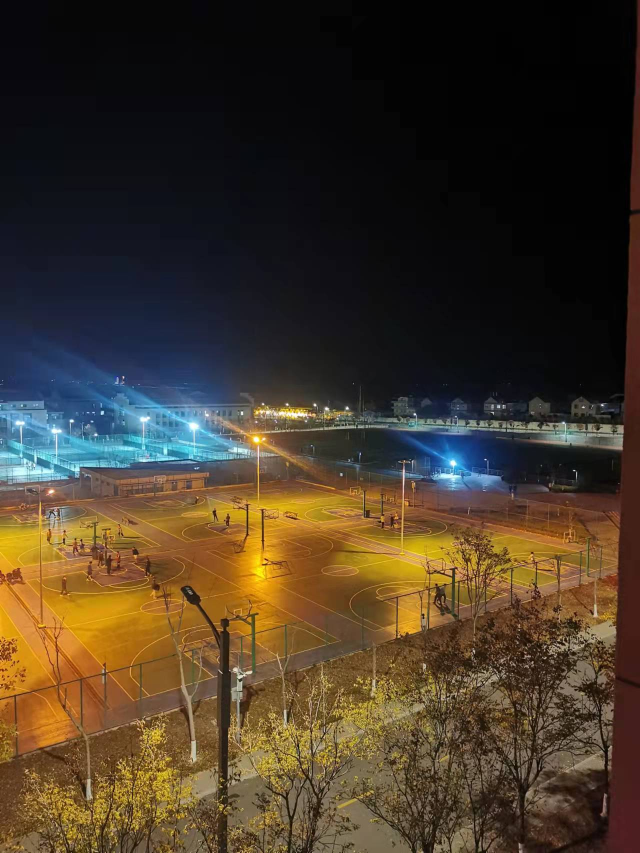
#> input picture exp10/images/court5.jpg, 1279 x 1706 px (shown at 1/2 size)
$ python -i sift.py   (imports and definitions only)
#> lines starting #> are read from the running program, lines starting #| are printed output that depends on the picture
# -*- coding: utf-8 -*-
"""
Created on Fri Nov 12 11:17:18 2021

@author: 张文浩
"""

import cv2
import time

def sift(filename):
#> called with filename = 'images/court5.jpg'
    img = cv2.resize(cv2.imread(filename),(330,440)) #  读取文件
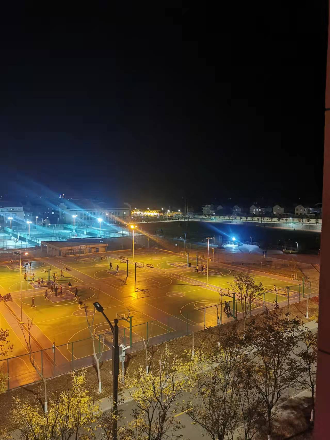
#> img: shape (440, 330, 3); mean B, G, R 39.5, 55.7, 68.5
    img = cv2.cvtColor(img, cv2.COLOR_BGR2GRAY) # 转化为灰度图
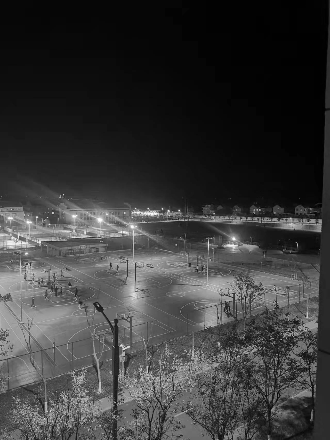
#> img: shape (440, 330); min 0, max 254, mean 57.6
#> (the run stopped early here; a loop or call above may not have finished)

$ run again, on exp10/images/court1.jpg
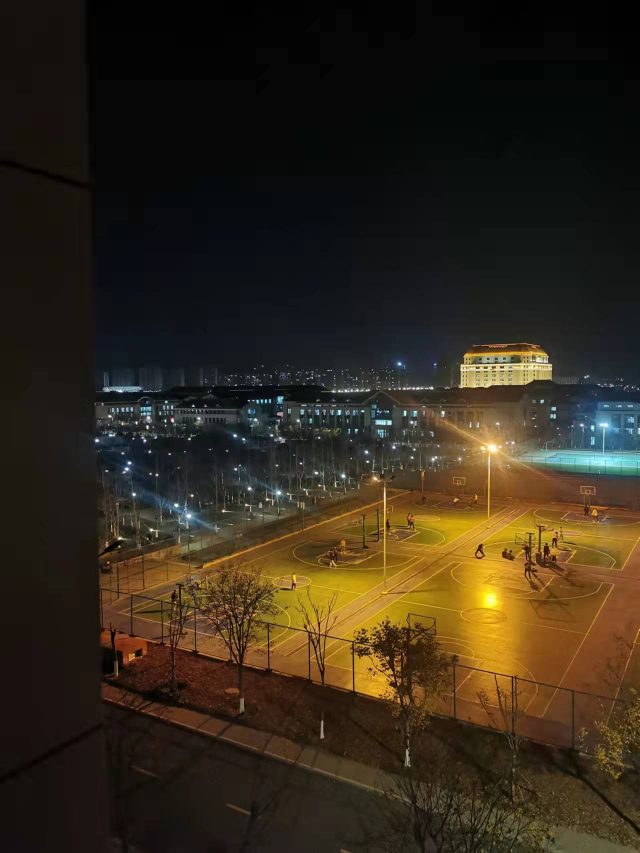
#> input picture exp10/images/court1.jpg, 1279 x 1706 px (shown at 1/2 size)
#> in sift, `img = cv2.resize(cv2.imread(filename),(330,440))`:
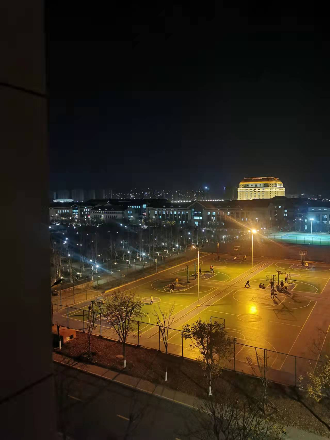
#> img: shape (440, 330, 3); mean B, G, R 26.1, 40.6, 50.3
#> in sift, `img = cv2.cvtColor(img, cv2.COLOR_BGR2GRAY)`:
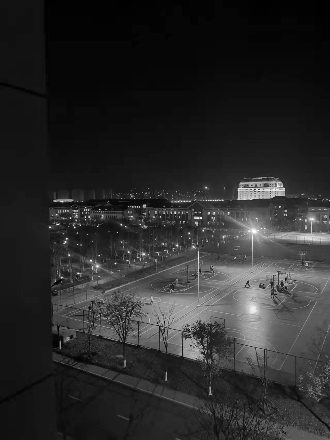
#> img: shape (440, 330); min 0, max 253, mean 41.9

$ run again, on exp10/images/court2.jpg
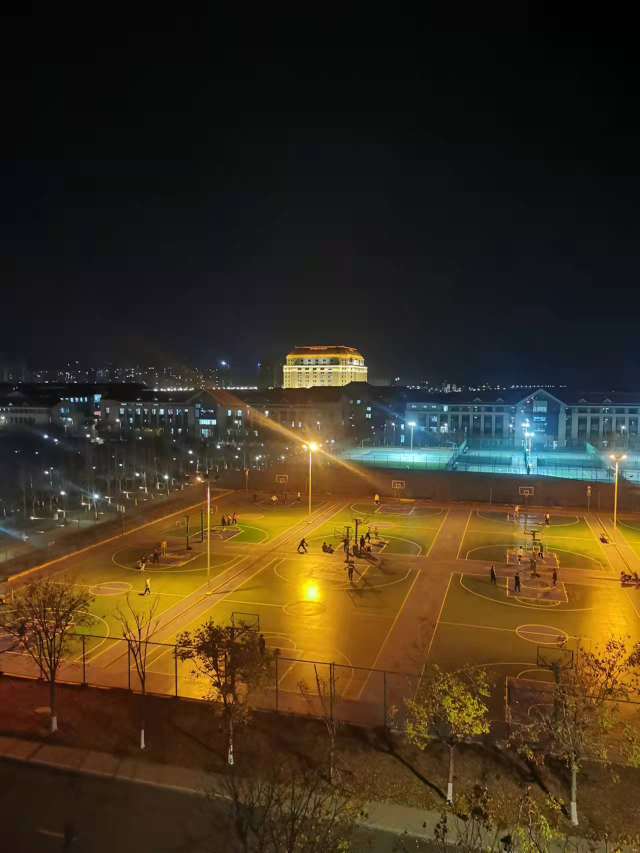
#> input picture exp10/images/court2.jpg, 1279 x 1706 px (shown at 1/2 size)
#> in sift, `img = cv2.resize(cv2.imread(filename),(330,440))`:
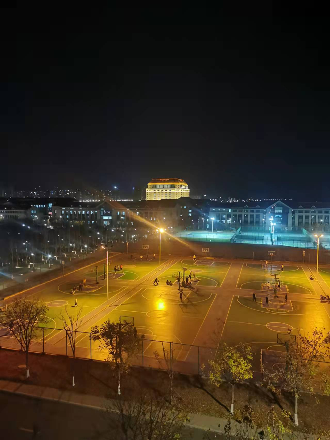
#> img: shape (440, 330, 3); mean B, G, R 29.7, 50.5, 64.1
#> in sift, `img = cv2.cvtColor(img, cv2.COLOR_BGR2GRAY)`:
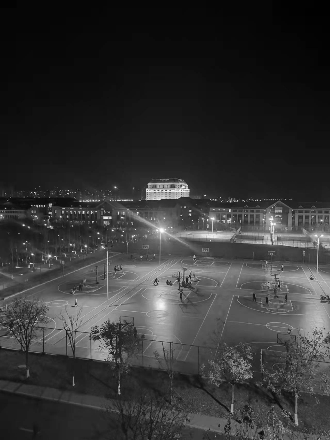
#> img: shape (440, 330); min 1, max 252, mean 52.2

$ run again, on exp10/images/court3.jpg
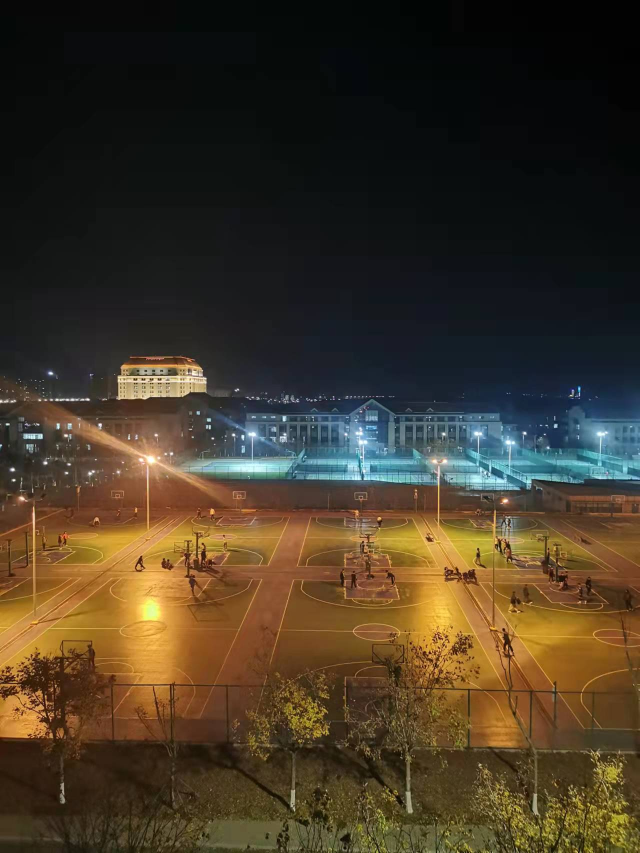
#> input picture exp10/images/court3.jpg, 1279 x 1706 px (shown at 1/2 size)
#> in sift, `img = cv2.resize(cv2.imread(filename),(330,440))`:
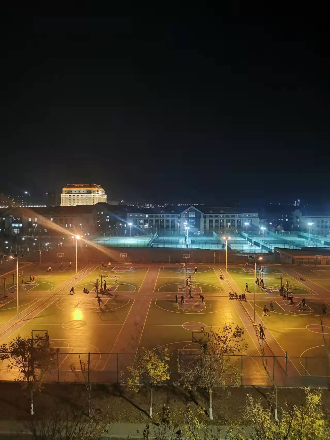
#> img: shape (440, 330, 3); mean B, G, R 37.7, 55.1, 66.8
#> in sift, `img = cv2.cvtColor(img, cv2.COLOR_BGR2GRAY)`:
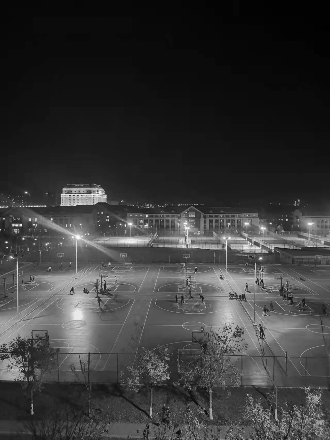
#> img: shape (440, 330); min 1, max 254, mean 56.6
